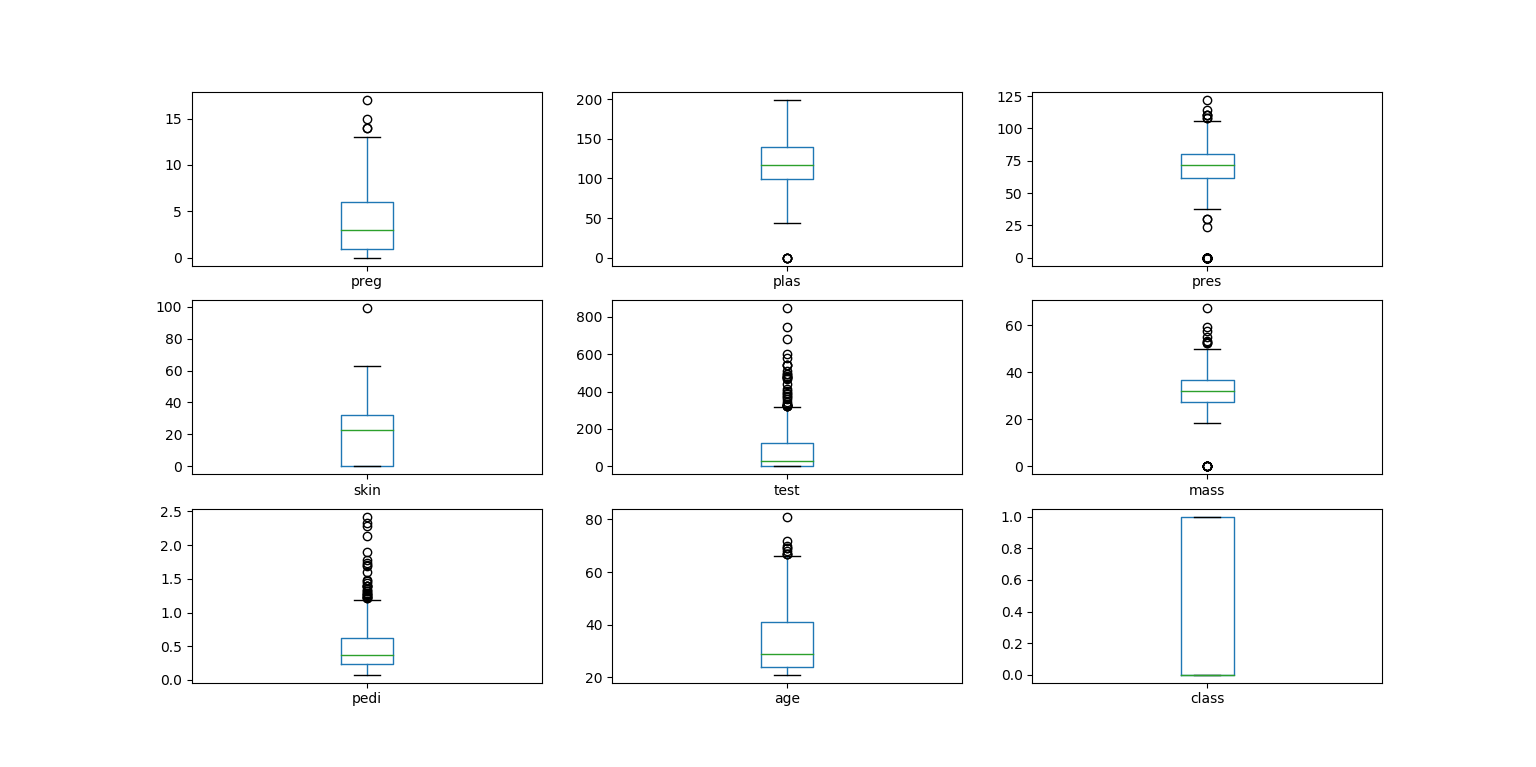

Generate this figure with Python:

import pandas
import matplotlib.pyplot as plt

fileName = "pima-indians-diabetes.data.csv"
rawData = open(fileName, "rt")
colNames = ["preg", "plas", "pres", "skin", "test", "mass", "pedi", "age", "class"]
data = pandas.read_csv(rawData, names=colNames)
data.plot(kind="box", subplots=True, layout=(3, 3), sharex=False, sharey=False)
plt.show()
